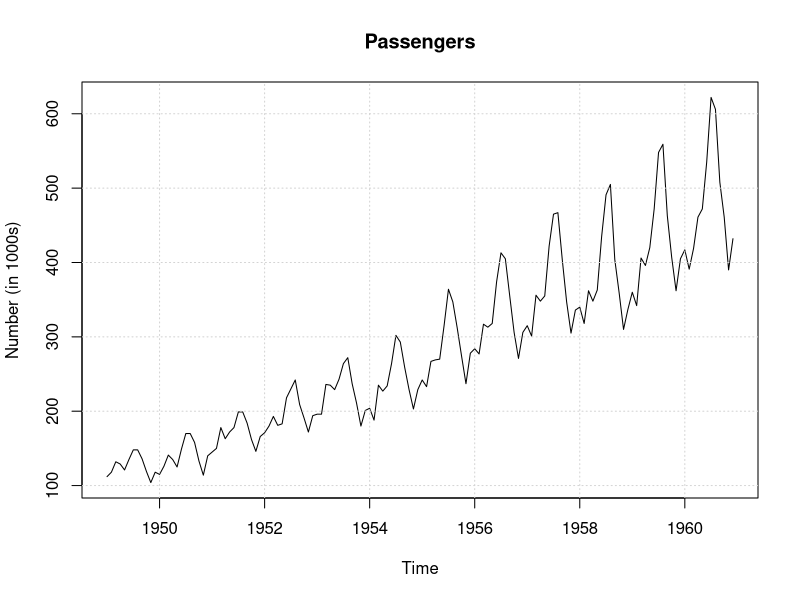

Reproduce this figure in R.
class(AirPassengers)
## [1] "ts"

start(AirPassengers); end(AirPassengers); frequency(AirPassengers)
## [1] 1949 1
## [1] 1960 12
## [1] 12

#1/frequency = 1/12 = 0.0833
deltat(AirPassengers)
## [1] 0.0833

#output in figure AirPassengers.
plot(AirPassengers, main = "Passengers", ylab="Number (in 1000s)")
grid()
